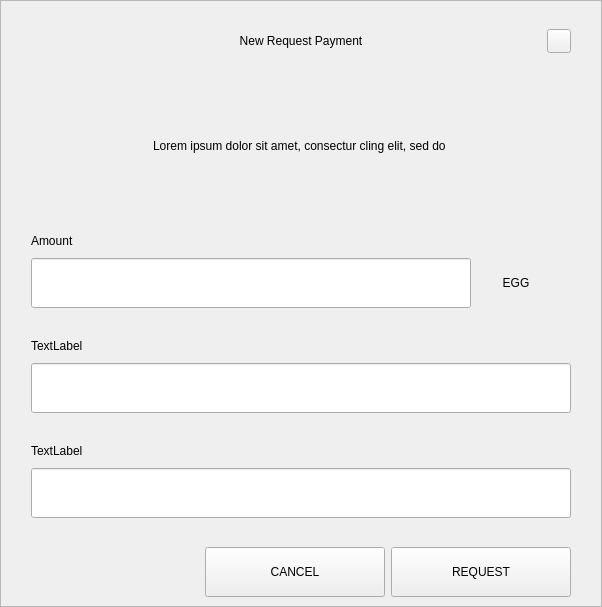
<?xml version="1.0" encoding="UTF-8"?>
<ui version="4.0">
 <class>RequestDialog</class>
 <widget class="QDialog" name="RequestDialog">
  <property name="geometry">
   <rect>
    <x>0</x>
    <y>0</y>
    <width>602</width>
    <height>607</height>
   </rect>
  </property>
  <property name="windowTitle">
   <string>Dialog</string>
  </property>
  <layout class="QVBoxLayout" name="verticalLayout_5">
   <property name="spacing">
    <number>0</number>
   </property>
   <property name="leftMargin">
    <number>0</number>
   </property>
   <property name="topMargin">
    <number>0</number>
   </property>
   <property name="rightMargin">
    <number>0</number>
   </property>
   <property name="bottomMargin">
    <number>0</number>
   </property>
   <item>
    <widget class="QFrame" name="frame">
     <property name="styleSheet">
      <string notr="true"/>
     </property>
     <property name="frameShape">
      <enum>QFrame::StyledPanel</enum>
     </property>
     <property name="frameShadow">
      <enum>QFrame::Raised</enum>
     </property>
     <layout class="QVBoxLayout" name="verticalLayout_4" stretch="1,0,0">
      <property name="spacing">
       <number>0</number>
      </property>
      <property name="leftMargin">
       <number>30</number>
      </property>
      <property name="topMargin">
       <number>20</number>
      </property>
      <property name="rightMargin">
       <number>30</number>
      </property>
      <property name="bottomMargin">
       <number>0</number>
      </property>
      <item>
       <layout class="QHBoxLayout" name="horizontalLayout_3">
        <property name="spacing">
         <number>0</number>
        </property>
        <item>
         <spacer name="horizontalSpacer_21">
          <property name="orientation">
           <enum>Qt::Horizontal</enum>
          </property>
          <property name="sizeHint" stdset="0">
           <size>
            <width>40</width>
            <height>20</height>
           </size>
          </property>
         </spacer>
        </item>
        <item>
         <widget class="QLabel" name="labelTitle">
          <property name="minimumSize">
           <size>
            <width>0</width>
            <height>40</height>
           </size>
          </property>
          <property name="maximumSize">
           <size>
            <width>16777215</width>
            <height>40</height>
           </size>
          </property>
          <property name="styleSheet">
           <string notr="true">padding-left:24px;</string>
          </property>
          <property name="text">
           <string>New Request Payment</string>
          </property>
          <property name="alignment">
           <set>Qt::AlignCenter</set>
          </property>
          <property name="margin">
           <number>7</number>
          </property>
         </widget>
        </item>
        <item>
         <spacer name="horizontalSpacer">
          <property name="orientation">
           <enum>Qt::Horizontal</enum>
          </property>
          <property name="sizeHint" stdset="0">
           <size>
            <width>40</width>
            <height>20</height>
           </size>
          </property>
         </spacer>
        </item>
        <item>
         <widget class="QPushButton" name="btnEsc">
          <property name="minimumSize">
           <size>
            <width>24</width>
            <height>24</height>
           </size>
          </property>
          <property name="maximumSize">
           <size>
            <width>24</width>
            <height>24</height>
           </size>
          </property>
          <property name="focusPolicy">
           <enum>Qt::NoFocus</enum>
          </property>
          <property name="text">
           <string/>
          </property>
         </widget>
        </item>
       </layout>
      </item>
      <item>
       <widget class="QStackedWidget" name="stack">
        <property name="minimumSize">
         <size>
          <width>540</width>
          <height>0</height>
         </size>
        </property>
        <property name="maximumSize">
         <size>
          <width>540</width>
          <height>16777215</height>
         </size>
        </property>
        <property name="currentIndex">
         <number>0</number>
        </property>
        <widget class="QWidget" name="page_1">
         <property name="minimumSize">
          <size>
           <width>540</width>
           <height>0</height>
          </size>
         </property>
         <property name="maximumSize">
          <size>
           <width>540</width>
           <height>16777215</height>
          </size>
         </property>
         <layout class="QVBoxLayout" name="layout1">
          <property name="spacing">
           <number>0</number>
          </property>
          <property name="leftMargin">
           <number>0</number>
          </property>
          <property name="topMargin">
           <number>0</number>
          </property>
          <property name="rightMargin">
           <number>0</number>
          </property>
          <property name="bottomMargin">
           <number>0</number>
          </property>
          <item>
           <spacer name="verticalSpacer_21">
            <property name="orientation">
             <enum>Qt::Vertical</enum>
            </property>
            <property name="sizeType">
             <enum>QSizePolicy::Fixed</enum>
            </property>
            <property name="sizeHint" stdset="0">
             <size>
              <width>20</width>
              <height>30</height>
             </size>
            </property>
           </spacer>
          </item>
          <item alignment="Qt::AlignHCenter">
           <widget class="QLabel" name="labelMessage">
            <property name="minimumSize">
             <size>
              <width>400</width>
              <height>50</height>
             </size>
            </property>
            <property name="text">
             <string>Lorem ipsum dolor sit amet, consectur cling elit, sed do </string>
            </property>
            <property name="alignment">
             <set>Qt::AlignCenter</set>
            </property>
            <property name="wordWrap">
             <bool>true</bool>
            </property>
           </widget>
          </item>
          <item alignment="Qt::AlignBottom">
           <widget class="QWidget" name="containerAmount" native="true">
            <layout class="QVBoxLayout" name="verticalLayout">
             <property name="spacing">
              <number>9</number>
             </property>
             <property name="leftMargin">
              <number>0</number>
             </property>
             <property name="topMargin">
              <number>0</number>
             </property>
             <property name="rightMargin">
              <number>0</number>
             </property>
             <property name="bottomMargin">
              <number>0</number>
             </property>
             <item>
              <widget class="QLabel" name="labelSubtitleAmount">
               <property name="minimumSize">
                <size>
                 <width>350</width>
                 <height>16</height>
                </size>
               </property>
               <property name="maximumSize">
                <size>
                 <width>16777215</width>
                 <height>16</height>
                </size>
               </property>
               <property name="text">
                <string>Amount</string>
               </property>
              </widget>
             </item>
             <item alignment="Qt::AlignTop">
              <widget class="QWidget" name="layoutAmount" native="true">
               <layout class="QHBoxLayout" name="horizontalLayout" stretch="2,0">
                <property name="spacing">
                 <number>0</number>
                </property>
                <property name="leftMargin">
                 <number>0</number>
                </property>
                <property name="topMargin">
                 <number>0</number>
                </property>
                <property name="rightMargin">
                 <number>0</number>
                </property>
                <property name="bottomMargin">
                 <number>0</number>
                </property>
                <item>
                 <widget class="QLineEdit" name="lineEditAmount">
                  <property name="minimumSize">
                   <size>
                    <width>0</width>
                    <height>50</height>
                   </size>
                  </property>
                  <property name="maximumSize">
                   <size>
                    <width>16777215</width>
                    <height>50</height>
                   </size>
                  </property>
                 </widget>
                </item>
                <item>
                 <widget class="QWidget" name="comboContainer" native="true">
                  <property name="minimumSize">
                   <size>
                    <width>100</width>
                    <height>50</height>
                   </size>
                  </property>
                  <property name="maximumSize">
                   <size>
                    <width>16777215</width>
                    <height>50</height>
                   </size>
                  </property>
                  <layout class="QHBoxLayout" name="horizontalLayout_31">
                   <property name="spacing">
                    <number>0</number>
                   </property>
                   <property name="leftMargin">
                    <number>0</number>
                   </property>
                   <property name="topMargin">
                    <number>0</number>
                   </property>
                   <property name="rightMargin">
                    <number>10</number>
                   </property>
                   <property name="bottomMargin">
                    <number>0</number>
                   </property>
                   <item>
                    <widget class="QLabel" name="comboBoxCoin">
                     <property name="text">
                      <string>EGG</string>
                     </property>
                     <property name="alignment">
                      <set>Qt::AlignCenter</set>
                     </property>
                    </widget>
                   </item>
                  </layout>
                 </widget>
                </item>
               </layout>
              </widget>
             </item>
            </layout>
           </widget>
          </item>
          <item>
           <spacer name="verticalSpacer_31">
            <property name="orientation">
             <enum>Qt::Vertical</enum>
            </property>
            <property name="sizeType">
             <enum>QSizePolicy::Fixed</enum>
            </property>
            <property name="sizeHint" stdset="0">
             <size>
              <width>20</width>
              <height>30</height>
             </size>
            </property>
           </spacer>
          </item>
          <item>
           <layout class="QVBoxLayout" name="verticalLayoutLabel">
            <property name="spacing">
             <number>9</number>
            </property>
            <item>
             <widget class="QLabel" name="labelSubtitleLabel">
              <property name="minimumSize">
               <size>
                <width>0</width>
                <height>16</height>
               </size>
              </property>
              <property name="maximumSize">
               <size>
                <width>16777215</width>
                <height>16</height>
               </size>
              </property>
              <property name="text">
               <string>TextLabel</string>
              </property>
             </widget>
            </item>
            <item>
             <widget class="QLineEdit" name="lineEditLabel">
              <property name="minimumSize">
               <size>
                <width>0</width>
                <height>50</height>
               </size>
              </property>
              <property name="maximumSize">
               <size>
                <width>16777215</width>
                <height>50</height>
               </size>
              </property>
             </widget>
            </item>
           </layout>
          </item>
          <item>
           <spacer name="verticalSpacer_34">
            <property name="orientation">
             <enum>Qt::Vertical</enum>
            </property>
            <property name="sizeType">
             <enum>QSizePolicy::Fixed</enum>
            </property>
            <property name="sizeHint" stdset="0">
             <size>
              <width>20</width>
              <height>30</height>
             </size>
            </property>
           </spacer>
          </item>
          <item>
           <layout class="QVBoxLayout" name="verticalLayoutDescription">
            <property name="spacing">
             <number>9</number>
            </property>
            <item>
             <widget class="QLabel" name="labelSubtitleDescription">
              <property name="minimumSize">
               <size>
                <width>0</width>
                <height>16</height>
               </size>
              </property>
              <property name="maximumSize">
               <size>
                <width>16777215</width>
                <height>16</height>
               </size>
              </property>
              <property name="text">
               <string>TextLabel</string>
              </property>
             </widget>
            </item>
            <item>
             <widget class="QLineEdit" name="lineEditDescription">
              <property name="minimumSize">
               <size>
                <width>0</width>
                <height>50</height>
               </size>
              </property>
              <property name="maximumSize">
               <size>
                <width>16777215</width>
                <height>50</height>
               </size>
              </property>
             </widget>
            </item>
            <item>
             <spacer name="verticalSpacer_4">
              <property name="orientation">
               <enum>Qt::Vertical</enum>
              </property>
              <property name="sizeType">
               <enum>QSizePolicy::Fixed</enum>
              </property>
              <property name="sizeHint" stdset="0">
               <size>
                <width>20</width>
                <height>20</height>
               </size>
              </property>
             </spacer>
            </item>
           </layout>
          </item>
         </layout>
        </widget>
        <widget class="QWidget" name="page_2">
         <layout class="QVBoxLayout" name="layout2">
          <item>
           <spacer name="verticalSpacer_5">
            <property name="orientation">
             <enum>Qt::Vertical</enum>
            </property>
            <property name="sizeType">
             <enum>QSizePolicy::Fixed</enum>
            </property>
            <property name="sizeHint" stdset="0">
             <size>
              <width>20</width>
              <height>50</height>
             </size>
            </property>
           </spacer>
          </item>
          <item alignment="Qt::AlignHCenter">
           <widget class="QLabel" name="labelQrImg">
            <property name="minimumSize">
             <size>
              <width>260</width>
              <height>260</height>
             </size>
            </property>
            <property name="maximumSize">
             <size>
              <width>260</width>
              <height>260</height>
             </size>
            </property>
            <property name="text">
             <string/>
            </property>
            <property name="alignment">
             <set>Qt::AlignCenter</set>
            </property>
           </widget>
          </item>
          <item>
           <spacer name="verticalSpacer_2">
            <property name="orientation">
             <enum>Qt::Vertical</enum>
            </property>
            <property name="sizeType">
             <enum>QSizePolicy::Fixed</enum>
            </property>
            <property name="sizeHint" stdset="0">
             <size>
              <width>20</width>
              <height>30</height>
             </size>
            </property>
           </spacer>
          </item>
          <item alignment="Qt::AlignHCenter">
           <widget class="QLabel" name="labelAddress">
            <property name="text">
             <string>D7VFR83SQbiezrW72hjcWJtcfip5krte2Z </string>
            </property>
           </widget>
          </item>
          <item>
           <spacer name="verticalSpacer_32">
            <property name="orientation">
             <enum>Qt::Vertical</enum>
            </property>
            <property name="sizeType">
             <enum>QSizePolicy::Expanding</enum>
            </property>
            <property name="sizeHint" stdset="0">
             <size>
              <width>20</width>
              <height>20</height>
             </size>
            </property>
           </spacer>
          </item>
          <item>
           <layout class="QHBoxLayout" name="horizontal">
            <property name="leftMargin">
             <number>20</number>
            </property>
            <property name="rightMargin">
             <number>20</number>
            </property>
            <property name="bottomMargin">
             <number>20</number>
            </property>
            <item>
             <spacer name="horizontalSpacer_4">
              <property name="orientation">
               <enum>Qt::Horizontal</enum>
              </property>
              <property name="sizeHint" stdset="0">
               <size>
                <width>40</width>
                <height>20</height>
               </size>
              </property>
             </spacer>
            </item>
            <item>
             <widget class="QPushButton" name="btnCopyAddress">
              <property name="minimumSize">
               <size>
                <width>180</width>
                <height>50</height>
               </size>
              </property>
              <property name="text">
               <string>COPY ADDRESS</string>
              </property>
             </widget>
            </item>
            <item>
             <widget class="QPushButton" name="btnCopyUrl">
              <property name="minimumSize">
               <size>
                <width>180</width>
                <height>50</height>
               </size>
              </property>
              <property name="text">
               <string>COPY URL</string>
              </property>
             </widget>
            </item>
            <item>
             <spacer name="horizontalSpacer_2">
              <property name="orientation">
               <enum>Qt::Horizontal</enum>
              </property>
              <property name="sizeHint" stdset="0">
               <size>
                <width>40</width>
                <height>20</height>
               </size>
              </property>
             </spacer>
            </item>
           </layout>
          </item>
         </layout>
        </widget>
       </widget>
      </item>
      <item>
       <widget class="QWidget" name="buttonsStack" native="true">
        <layout class="QHBoxLayout" name="horizontalLayout_5">
         <property name="leftMargin">
          <number>20</number>
         </property>
         <property name="rightMargin">
          <number>0</number>
         </property>
         <item>
          <spacer name="horizontalSpacer_41">
           <property name="orientation">
            <enum>Qt::Horizontal</enum>
           </property>
           <property name="sizeHint" stdset="0">
            <size>
             <width>40</width>
             <height>20</height>
            </size>
           </property>
          </spacer>
         </item>
         <item>
          <widget class="QPushButton" name="btnCancel">
           <property name="minimumSize">
            <size>
             <width>180</width>
             <height>50</height>
            </size>
           </property>
           <property name="focusPolicy">
            <enum>Qt::NoFocus</enum>
           </property>
           <property name="text">
            <string>CANCEL</string>
           </property>
          </widget>
         </item>
         <item>
          <widget class="QPushButton" name="btnSave">
           <property name="minimumSize">
            <size>
             <width>180</width>
             <height>50</height>
            </size>
           </property>
           <property name="focusPolicy">
            <enum>Qt::NoFocus</enum>
           </property>
           <property name="text">
            <string>REQUEST</string>
           </property>
          </widget>
         </item>
        </layout>
       </widget>
      </item>
     </layout>
    </widget>
   </item>
  </layout>
 </widget>
 <resources/>
 <connections/>
</ui>
